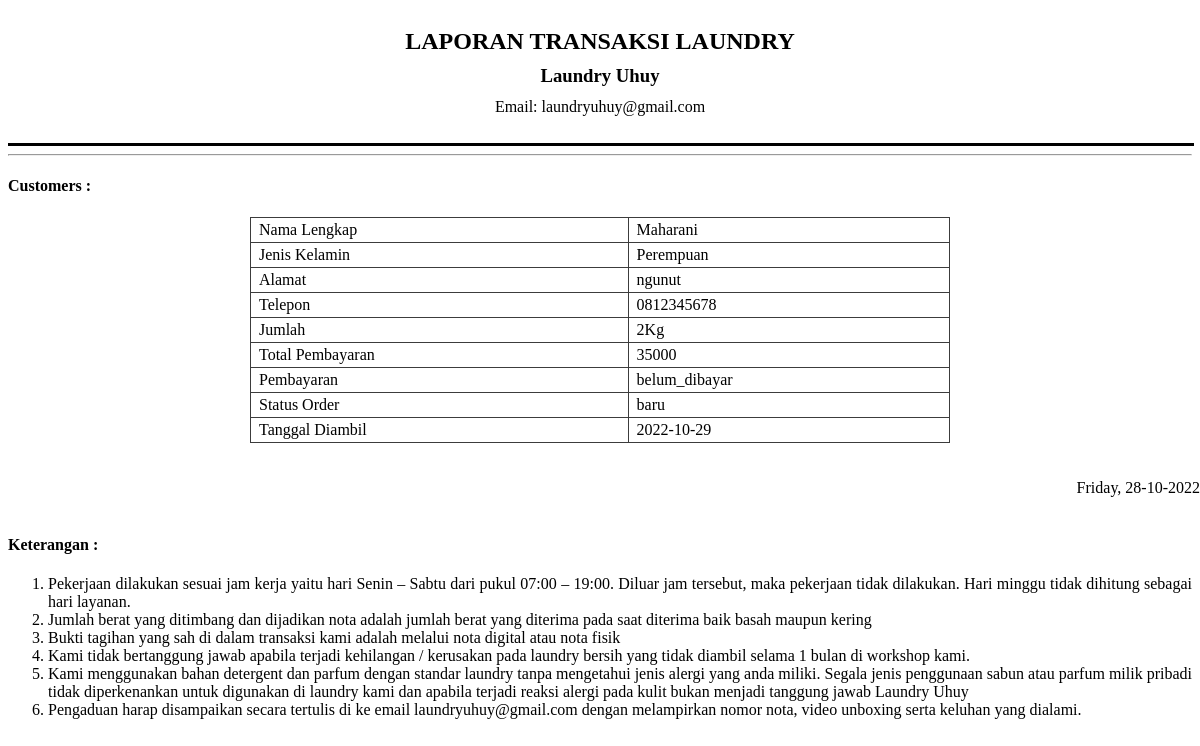
Page /detail_transaksi.php?id=135 on the committed database.
### tables this page shows
CREATE TABLE `member` (
  `id_member` int(11) NOT NULL,
  `nama_member` varchar(100) NOT NULL,
  `alamat` text NOT NULL,
  `jenis_kelamin` enum('Laki laki','Perempuan') NOT NULL,
  `tlp` varchar(15) NOT NULL
);

CREATE TABLE `transaksi` (
  `id_transaksi` int(11) NOT NULL,
  `id_member` int(11) NOT NULL,
  `tgl` date NOT NULL,
  `batas_waktu` date NOT NULL,
  `tgl_bayar` date NOT NULL,
  `status_order` enum('baru','proses','selesai','diambil') NOT NULL,
  `status_bayar` enum('dibayar','belum_dibayar') NOT NULL,
  `id_user` int(11) NOT NULL
);

### detail_transaksi.php (the view, shortened to what this page needs)
<!DOCTYPE html>
<html>
<head>
</head>
<body>
  <center><h2 class="align-center">LAPORAN TRANSAKSI LAUNDRY</h2></center>
  <center><h3>Laundry Uhuy</h3></center>
  <center><p class="header">Email: laundryuhuy@gmail.com</p></center>
  <br>
  <hr style="width:100%" , size="3" , color=black>
  <hr>
  <h4>Customers :</h4>
  <table>
    <?php
    include "koneksi.php";
    $sql = 'select * from transaksi join detail_transaksi on detail_transaksi.id_transaksi=transaksi.id_transaksi join member on member.id_member = transaksi.id_member where transaksi.id_transaksi = '  . $_GET['id'] ;
    $result = mysqli_query($conn, $sql);
    ?>
    <?php if ($data_detail_transaksi = mysqli_fetch_assoc($result)) { ?>
      <tbody>
        <tr>
          <td class="col-lg-4 fw-bold text-muted">Nama Lengkap</td>
          <td class="fw-bold fs-6"><?= $data_detail_transaksi['nama_member'] ?></td>
        </tr>
        <tr>
          <td class="col-lg-4 fw-bold text-muted">Jenis Kelamin</td>
          <td class="fw-bold fs-6"><?= $data_detail_transaksi['jenis_kelamin'] ?></td>
        </tr>
        <tr>
          <td class="col-lg-4 fw-bold text-muted">Alamat</td>
          <td class="fw-bold fs-6"><?= $data_detail_transaksi['alamat'] ?></td>
        </tr>
        <tr>
          <td class="col-lg-4 fw-bold text-muted">Telepon</td>
          <td class="fw-bold fs-6"><?= $data_detail_transaksi['tlp'] ?></td>
        </tr>
        <tr>
        <?php
                    $qry_detail=mysqli_query($conn,"select * from detail_transaksi where detail_transaksi.id_transaksi = '".$_GET['id']."'");
                    $jumlah = 0;
                    while($dt_detail=mysqli_fetch_array($qry_detail)){
                        ?>
                            <?php
                                $jumlah += $dt_detail['qty'];
                            ?>
                        <?php
                    }?>
                    <tr><td>Jumlah</td><td colspan="2"><?=$jumlah?>Kg</td></tr>
        </tr>
        <?php
                    $qry_detail=mysqli_query($conn,"select * from detail_transaksi join paket on detail_transaksi.id_paket = paket.id_paket where detail_transaksi.id_transaksi = '".$_GET['id']."'");
                    $total = 0;
                    while($dt_detail=mysqli_fetch_array($qry_detail)){
                        ?>
                            <?php
                                $total += $dt_detail['harga'] * $dt_detail['qty'];
                            ?>
                        <?php
                    }
                    ?>
                    <tr><td>Total Pembayaran</td><td colspan="2"><?=$total?></td></tr>
        <tr>
          <td class="col-lg-4 fw-bold text-muted">Pembayaran</td>
          <td class="fw-bold fs-6"><?= $data_detail_transaksi['status_bayar'] ?></td>
        </tr>
        <tr>
          <td class="col-lg-4 fw-bold text-muted">Status Order</td>
          <td class="fw-bold fs-6"><?= $data_detail_transaksi['status_order'] ?></td>
        </tr>
        <tr>
          <td class="col-lg-4 fw-bold text-muted">Tanggal Diambil</td>
          <td class="fw-bold fs-6"><?= $data_detail_transaksi['batas_waktu'] ?></td>
        </tr>
      <?php
    }
      ?>
      </tbody>
  </table>
  <br><br>
  <div class="date">
    <?php
    echo date('l, d-m-Y');
    ?><br>
  </div>
  <br><br>
  <h4>Keterangan :</h4>
  <ol style="text-align: justify">
    <li>Pekerjaan dilakukan sesuai jam kerja yaitu hari Senin – Sabtu dari pukul 07:00 – 19:00. Diluar jam tersebut, maka pekerjaan tidak dilakukan. Hari minggu tidak dihitung sebagai hari layanan.</li>
    <li>Jumlah berat yang ditimbang dan dijadikan nota adalah jumlah berat yang diterima pada saat diterima baik basah maupun kering</li>
    <li>Bukti tagihan yang sah di dalam transaksi kami adalah melalui nota digital atau nota fisik</li>
    <li>Kami tidak bertanggung jawab apabila terjadi kehilangan / kerusakan pada laundry bersih yang tidak diambil selama 1 bulan di workshop kami.</li>
    <li>Kami menggunakan bahan detergent dan parfum dengan standar laundry tanpa mengetahui jenis alergi yang anda miliki. Segala jenis penggunaan sabun atau parfum milik pribadi tidak diperkenankan untuk digunakan di laundry kami dan apabila terjadi reaksi alergi pada kulit bukan menjadi tanggung jawab Laundry Uhuy</li>
    <li>Pengaduan harap disampaikan secara tertulis di ke email laundryuhuy@gmail.com dengan melampirkan nomor nota, video unboxing serta keluhan yang dialami.</li>
  </ol>
</body>
</html>

### detail_transaksi.php (style rules this page uses)
table { margin: 0 auto; border-collapse: collapse; width: 700px; }
table th, table td { border: 1px solid #3c3c3c; padding: 3px 8px; }
h2 { margin: 0 150px; padding-top: 20px; }
h3, .header { margin: 0 150px; padding-top: 10px; }
table { text-align: left; }
p { line-height: 20px; }
.date { position: absolute; right: 0; }

### rows in the picture
member: nama_member "Maharani", jenis_kelamin "Perempuan", alamat "ngunut", tlp "0812345678"
transaksi: status_bayar "belum_dibayar", status_order "baru", batas_waktu "2022-10-29"

### other values in the picture
$jumlah "2"
$total "35000"
